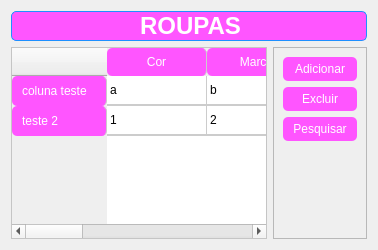
                <widget class="QWidget" name="tab_2">
                 <attribute name="title">
                  <string>Roupas</string>
                 </attribute>
                 <layout class="QVBoxLayout" name="verticalLayout_10">
                  <item>
                   <widget class="QLabel" name="label_4">
                    <property name="styleSheet">
                     <string notr="true">QFrame {
    background-color: #ff55ff; /* Azul */
    border-radius: 5px;
    border: 1px solid #1e90ff; /* Azul */
}

/* Define a cor quando o mouse estiver em cima do QFrame */
QFrame:hover {
    background-color: black;
    border: 1px solid #1e90ff; /* Azul */
}

/* Define a cor do texto dentro do QFrame */
QFrame QLabel {
    color: black;
    padding: 5px 10px;
}</string>
                    </property>
                    <property name="text">
                     <string>&lt;html&gt;&lt;head/&gt;&lt;body&gt;&lt;p align=&quot;center&quot;&gt;&lt;span style=&quot; font-size:18pt; font-weight:600; color:#ffffff;&quot;&gt;ROUPAS&lt;/span&gt;&lt;/p&gt;&lt;/body&gt;&lt;/html&gt;</string>
                    </property>
                   </widget>
                  </item>
                  <item>
                   <layout class="QHBoxLayout" name="horizontalLayout_5">
                    <item>
                     <widget class="QTableWidget" name="tableWidget">
                      <property name="styleSheet">
                       <string notr="true">/* Define a cor das células */
QTableView {
    background-color: white;
    color: black;
    selection-background-color: #ff55ff;
    selection-color: white;
    gridline-color: #cccccc;
}

/* Define o estilo das linhas */
QTableView::item {
    border-bottom: 1px solid #cccccc;
}

/* Define o estilo das colunas */
QHeaderView::section {
    background-color: #ff55ff;
    color: white;
    border-radius: 5px;
    padding: 5px 10px;
    border-right: 1px solid #cccccc;
}

/* Define a cor de fundo dos headers quando selecionados */
QHeaderView::section:selected {
    background-color: white;
    color: #ff55ff;
    border: 1px solid #ff55ff;
    border-radius: 5px;
    padding: 5px 10px;
}

/* Define a borda inferior nos headers */
QHeaderView::section:bottom {
    border-bottom: 1px solid #cccccc;
}
{
table.setCornerWidget(None)
}

</string>
                      </property>
                      <row>
                       <property name="text">
                        <string>coluna teste</string>
                       </property>
                      </row>
                      <row>
                       <property name="text">
                        <string>teste 2</string>
                       </property>
                      </row>
                      <column>
                       <property name="text">
                        <string>Cor</string>
                       </property>
                      </column>
                      <column>
                       <property name="text">
                        <string>Marca</string>
                       </property>
                      </column>
                      <column>
                       <property name="text">
                        <string>Tamanho</string>
                       </property>
                      </column>
                      <column>
                       <property name="text">
                        <string>Preço</string>
                       </property>
                      </column>
                      <item row="0" column="0">
                       <property name="text">
                        <string>a</string>
                       </property>
                      </item>
                      <item row="0" column="1">
                       <property name="text">
                        <string>b</string>
                       </property>
                      </item>
                      <item row="0" column="2">
                       <property name="text">
                        <string>c</string>
                       </property>
                      </item>
                      <item row="0" column="3">
                       <property name="text">
                        <string>d</string>
                       </property>
                      </item>
                      <item row="1" column="0">
                       <property name="text">
                        <string>1</string>
                       </property>
                      </item>
                      <item row="1" column="1">
                       <property name="text">
                        <string>2</string>
                       </property>
                      </item>
                      <item row="1" column="2">
                       <property name="text">
                        <string>3</string>
                       </property>
                      </item>
                      <item row="1" column="3">
                       <property name="text">
                        <string>4</string>
                       </property>
                      </item>
                     </widget>
                    </item>
                    <item>
                     <widget class="QFrame" name="frame_3">
                      <property name="frameShape">
                       <enum>QFrame::StyledPanel</enum>
                      </property>
                      <property name="frameShadow">
                       <enum>QFrame::Raised</enum>
                      </property>
                      <layout class="QVBoxLayout" name="verticalLayout_9">
                       <item>
                        <widget class="QPushButton" name="btn_adicionar">
                         <property name="styleSheet">
                          <string notr="true">QPushButton {
    background-color: #ff55ff; /* Azul */
    color: white;
    border-radius: 5px;
    padding: 5px 10px;
}

/* Define a cor quando o mouse estiver em cima do botão */
QPushButton:hover {
    background-color: white;
    color: #1e90ff; /* Azul */
}</string>
                         </property>
                         <property name="text">
                          <string>Adicionar</string>
                         </property>
                        </widget>
                       </item>
                       <item>
                        <widget class="QPushButton" name="btn_excluir">
                         <property name="styleSheet">
                          <string notr="true">QPushButton {
    background-color: #ff55ff; /* Azul */
    color: white;
    border-radius: 5px;
    padding: 5px 10px;
}

/* Define a cor quando o mouse estiver em cima do botão */
QPushButton:hover {
    background-color: white;
    color: #1e90ff; /* Azul */
}</string>
                         </property>
                         <property name="text">
                          <string>Excluir</string>
                         </property>
                        </widget>
                       </item>
                       <item>
                        <widget class="QPushButton" name="btn_pesquisar">
                         <property name="styleSheet">
                          <string notr="true">QPushButton {
    background-color: #ff55ff; /* Azul */
    color: white;
    border-radius: 5px;
    padding: 5px 10px;
}

/* Define a cor quando o mouse estiver em cima do botão */
QPushButton:hover {
    background-color: white;
    color: #1e90ff; /* Azul */
}</string>
                         </property>
                         <property name="text">
                          <string>Pesquisar</string>
                         </property>
                        </widget>
                       </item>
                       <item>
                        <spacer name="verticalSpacer_2">
                         <property name="orientation">
                          <enum>Qt::Vertical</enum>
                         </property>
                         <property name="sizeHint" stdset="0">
                          <size>
                           <width>20</width>
                           <height>40</height>
                          </size>
                         </property>
                        </spacer>
                       </item>
                      </layout>
                     </widget>
                    </item>
                   </layout>
                  </item>
                 </layout>
                </widget>
